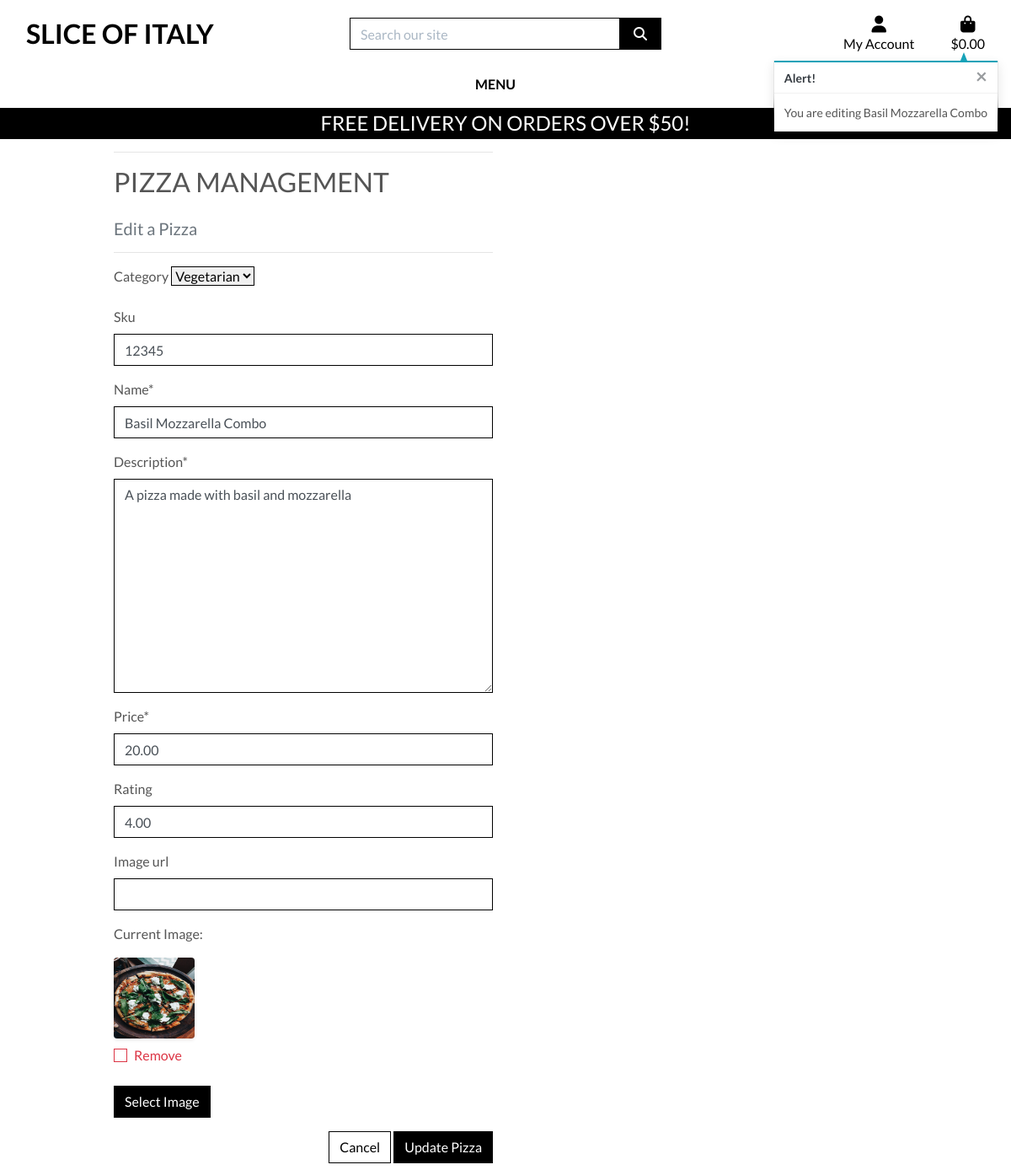
Screenshot of /pizzas/edit/1/ (signed in) with the database file from the repository.
### pizzas/models.py (models this page shows, shortened)
class Pizza(models.Model):
    category = models.ForeignKey('Category', null=True, blank=True, on_delete=models.SET_NULL)
    sku = models.CharField(max_length=254, null=True, blank=True)
    name = models.CharField(max_length=254)
    description = models.TextField()
    price = models.DecimalField(max_digits=6, decimal_places=2)
    rating = models.DecimalField(max_digits=6, decimal_places=2, null=True, blank=True)
    image_url = models.URLField(max_length=1024, null=True, blank=True)
    image = models.ImageField(null=True, blank=True)

### pizzas/views.py (the view)
# urls.py: path('edit/<int:pizza_id>/', views.edit_pizza, name='edit_pizza'),
@login_required
def edit_pizza(request, pizza_id):
    pizza = get_object_or_404(Pizza, pk=pizza_id)
    if request.method == 'POST':
        form = PizzaForm(request.POST, request.FILES, instance=pizza)
        if form.is_valid():
            form.save()
            messages.success(request, 'Successfully updated pizza!')
            return redirect(reverse('pizza_detail', args=[pizza.id]))
        else:
            messages.error(request, 'Failed to update pizza. Please ensure the form is valid.')
    else:
        form = PizzaForm(instance=pizza)
        messages.info(request, f'You are editing {pizza.name}')
    context = {'form': form, 'pizza': pizza}
    return render(request, 'pizzas/edit_pizza.html', context)

### pizzas/forms.py
class PizzaForm(forms.ModelForm):
    class Meta:
        model = Pizza
        fields = '__all__'
    image = forms.ImageField(label='Image', required=False, widget=CustomClearableFileInput)
    def __init__(self, *args, **kwargs):
        super().__init__(*args, **kwargs)
        categories = Category.objects.all()
        friendly_names = [(c.id, c.get_friendly_name()) for c in categories]
        self.fields['category'].choices = friendly_names
        for field_name, field in self.fields.items():
            field.widget.attrs['class'] = 'border-black rounded-0'

### bag/contexts.py (called while the page is built, shortened)
def bag_contents(request):
    bag_items = []
    total = 0
    pizza_count = 0
    bag = request.session.get('bag', {})
    if total < settings.FREE_DELIVERY_THRESHOLD:
        delivery = total * Decimal(settings.STANDARD_DELIVERY_PERCENTAGE / 100)
        free_delivery_delta = settings.FREE_DELIVERY_THRESHOLD - total
    else:
        delivery = 0
        free_delivery_delta = 0
    grand_total = delivery + total
    context = {
        'bag_items': bag_items,
        'total': total,
        'pizza_count': pizza_count,
        'delivery': delivery,
        'free_delivery_delta': free_delivery_delta,
        'free_delivery_threshold': settings.FREE_DELIVERY_THRESHOLD,
        'grand_total': grand_total,
    }
    return context

### pizzas/models.py (called while the page is built)
    def get_friendly_name(self):
        return self.friendly_name

### pizzas/templates/pizzas/edit_pizza.html (shortened to what this page needs)
{% extends "base.html" %}
{% load static %}
{% block page_header %}
    <div class="container header-container">
    </div>
{% endblock %}
{% block content %}
    <div class="overlay"></div>
    <div class="container">
        <div class="row">
            <div class="col-12 col-md-6">
                <hr>
                <h2 class="logo-font mb-4">Pizza Management</h2>
                <h5 class="text-muted">Edit a Pizza</h5>
                <hr>
            </div>
        </div>
        <div class="row">
            <div class="col-12 col-md-6">
                <form method="POST" action="{% url 'edit_pizza' pizza.id %}" class="form mb-2" enctype="multipart/form-data">
                    {% for field in form %}
                        {% if field.name != 'image' %}
                            {{ field | as_crispy_field }}
                        {% else %}
                            {{ field }}
                        {% endif %}
                    {% endfor %}
                    <div class="text-right">
                        <a class="btn btn-outline-black rounded-0" href="{% url 'pizzas' %}">Cancel</a>
                        <button class="btn btn-black rounded-0" type="submit">Update Pizza</button>
                    </div>
                </form>
            </div>
        </div>
    </div>
{% endblock %}

### static/css/base.css (style rules this page uses)
html { height: 100%; }
body { background: url('/media/homepage_background_cropped.jpg') no-repeat center center fixed; background-size: cover; height: calc(100vh - 164px); color: #555; font-family: 'Lato'; }
.logo-font { text-transform: uppercase; }
.btn-black { background: black; color: white; }
.btn-outline-black { background: white; color: black !important; border: 1px solid black; }
.border-black { border: 1px solid black !important; }
.overlay { height: 100%; width: 100%; top: 0; left: 0; position: fixed; background: white; z-index: -1; }
@media (min-width: 1200px) { .container { max-width: 80%; } }
@media (min-width: 992px) { .header-container { padding-top: 164px; } }

### rows the page displays
Pizza: category "Vegetarian" "12345" "Basil Mozzarella Combo" "A pizza made with basil and mozzarella" "20.00" "4.00"

### other values shown
{{ free_delivery_threshold }} "50"
{{ message }} "You are editing Basil Mozzarella Combo"
{{ widget.initial_text }} "Current Image"
{{ widget.clear_checkbox_label }} "Remove"
